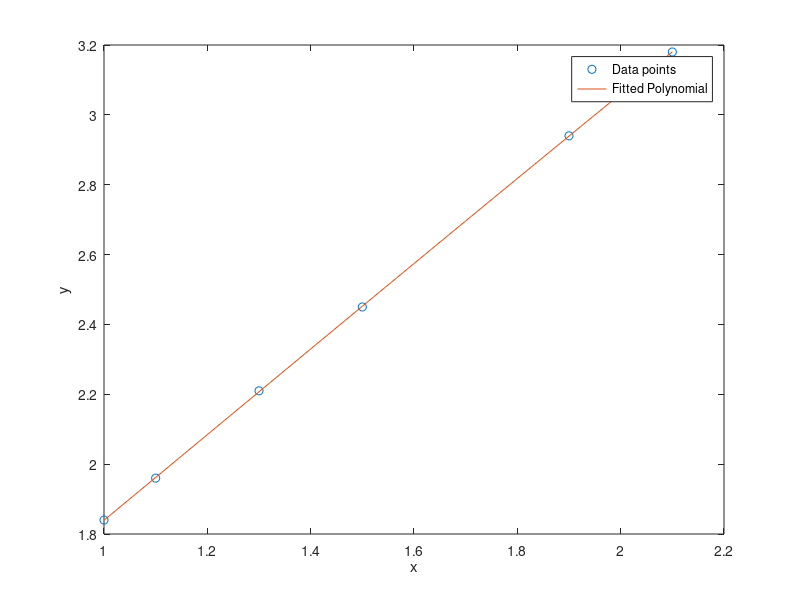

This figure's MATLAB source:
% Given data points
xi = [1.0, 1.1, 1.3, 1.5, 1.9, 2.1];
yi = [1.84, 1.96, 2.21, 2.45, 2.94, 3.18];

% Construct the Vandermonde matrix
A = [ones(length(xi),1), xi', xi'.^2, xi'.^3];

% Calculate the coefficients using Singular Value Decomposition (SVD)
[U, S, V] = svd(A, 0);
S_inv = zeros(size(S'));
S_inv(1:size(S, 1), 1:size(S, 1)) = diag(1./diag(S));

% Compute the pseudo-inverse of A
A_plus = V * S_inv * U';

% Compute the least squares solution
c = A_plus * yi';

% Evaluate the polynomial
x = linspace(min(xi), max(xi), 100);
y = c(1) + c(2) * x + c(3) * x.^2 + c(4) * x.^3;

% Calculate the least square errors
y_predicted = A * c;
error = norm(y_predicted' - yi);

% Display the results
disp('Coefficients of the polynomial:');
disp(c);
disp('yi:');
disp(yi);
disp('A:');
disp(A);
disp('U:');
disp(U);
disp('V:');
disp(V);
disp('A:');
disp(A_plus);
disp('S:');
disp(S);
disp('S_inv:');
disp(S_inv);

disp('y_predicted:');
disp(y_predicted);
disp('Least square error:');
disp(error);

% Plot the original data and the fitted polynomial
plot(xi, yi, 'o', x, y, '-');
xlabel('x');
ylabel('y');
legend('Data points', 'Fitted Polynomial');